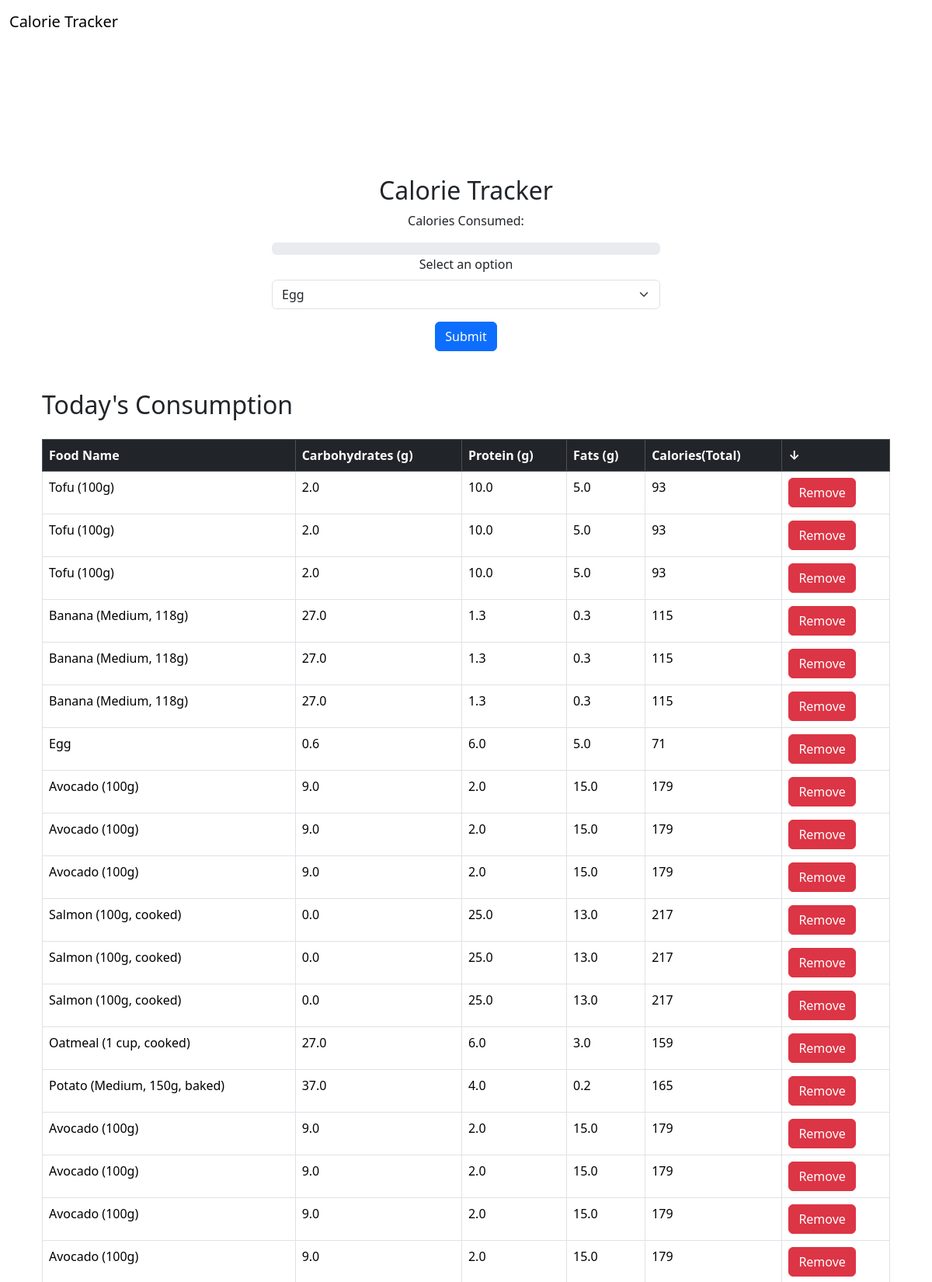
The app's page / (signed in, upper part) with its own data.
### myapp/models.py (models this page shows, shortened)
class Consume(models.Model):
    user=models.ForeignKey(User,on_delete=models.CASCADE)
    food_consume = models.ForeignKey(Food,on_delete=models.CASCADE)

class Food(models.Model):
    name = models.CharField(max_length=100)
    carbohydrates = models.FloatField()
    protein = models.FloatField()
    fats = models.FloatField()
    calories = models.IntegerField(editable=False)  # Ensure this is not user-editable

### myapp/views.py (the view)
# urls.py: path('', views.index,name='index'),
def index(request):
    total_calories = 0
    calorie_goal = 2000
    if request.method == "POST":
        food_consume = request.POST["food_consume"]
        consume = Food.objects.get(name=food_consume)
        user = request.user
        consume = Consume(user=user, food_consume=consume)
        consume.save()
        foods = Food.objects.all()
        consumed_items = Consume.objects.filter(user=request.user)
        total_calories = sum(item.food_consume.calories for item in consumed_items)
        calorie_goal = 2000  # Example goal
    else:
        foods = Food.objects.all()
    consumed_food=Consume.objects.filter(user=request.user)
    total_calories = 0
    calorie_goal = 2000
    return render(request, 'home.html', {'foods': foods,'consumed_food':consumed_food,'total_calories': total_calories,
    'calorie_goal': calorie_goal,})

### myapp/templates/home.html (shortened to what this page needs)
<!DOCTYPE html>
<html lang="en">
<head>
    <link href="https://cdn.jsdelivr.net/npm/bootstrap@5.3.3/dist/css/bootstrap.min.css" rel="stylesheet">
</head>
<body>
    <nav class="navbar navbar-expand-lg navbar-light bg-">
        <div class="container-fluid">
            <a class="navbar-brand" href="#">Calorie Tracker</a>
        </div>
    </nav>
    <div class="container mt-5">
        <br> <br>  <br>
        <div class="progress-container text-center">
            <h2>Calorie Tracker</h2>
            <p>Calories Consumed:
            </p>
            <div class="progress">
            </div>
        <form action="" method="POST">
            <div class="mb-3">
                <label for="exampleFormControlSelect1" class="form-label">Select an option</label>
                <select class="form-select" id="food_consume" name="food_consume">
                        {% for food in foods %}
                        <option value="{{food.name}}">{{food.name}}</option>
                        {% endfor %}
                </select>
            </div>
            <button type="submit" class="btn btn-primary">Submit</button>
        </form>
    </div>
    <div class="container mt-5">
        <h2 class="mb-4">Today's Consumption</h2>
        <div class="table-responsive">
            <table id="table" class="table table-bordered table-hover">
                <thead class="table-dark">
                    <tr>
                        <th>Food Name</th>
                        <th>Carbohydrates (g)</th>
                        <th>Protein (g)</th>
                        <th>Fats (g)</th>
                        <th>Calories(Total)</th>
                        <th>↓</th>
                    </tr>
                </thead>
                <tbody>
                    {% for who in consumed_food %}
                    <tr>
                        <td>{{who.food_consume.name}}</td>
                        <td>{{who.food_consume.carbohydrates}}</td>
                        <td>{{who.food_consume.protein}}</td>
                        <td>{{who.food_consume.fats}}</td>
                        <td>{{who.food_consume.calories}}</td>
                        <td><a class="btn btn-danger" href="{% url 'delete' who.id %}">Remove</a></td>
                    </tr>
                    {% endfor %}
                </tbody>
            </table>
        </div>
    </div>
</body>
</html>

### myapp/templates/home.html (style rules this page uses)
.progress-container { max-width: 500px; margin: 50px auto; }

### records on screen
Consume: food_consume.name "Tofu (100g)", food_consume.carbohydrates "2.0", food_consume.protein "10.0", food_consume.fats "5.0", food_consume.calories "93"
Consume: food_consume.name "Tofu (100g)", food_consume.carbohydrates "2.0", food_consume.protein "10.0", food_consume.fats "5.0", food_consume.calories "93"
Consume: food_consume.name "Tofu (100g)", food_consume.carbohydrates "2.0", food_consume.protein "10.0", food_consume.fats "5.0", food_consume.calories "93"
Consume: food_consume.name "Banana (Medium, 118g)", food_consume.carbohydrates "27.0", food_consume.protein "1.3", food_consume.fats "0.3", food_consume.calories "115"
Consume: food_consume.name "Banana (Medium, 118g)", food_consume.carbohydrates "27.0", food_consume.protein "1.3", food_consume.fats "0.3", food_consume.calories "115"
Consume: food_consume.name "Banana (Medium, 118g)", food_consume.carbohydrates "27.0", food_consume.protein "1.3", food_consume.fats "0.3", food_consume.calories "115"
Consume: food_consume.name "Egg", food_consume.carbohydrates "0.6", food_consume.protein "6.0", food_consume.fats "5.0", food_consume.calories "71"
Consume: food_consume.name "Avocado (100g)", food_consume.carbohydrates "9.0", food_consume.protein "2.0", food_consume.fats "15.0", food_consume.calories "179"
Consume: food_consume.name "Avocado (100g)", food_consume.carbohydrates "9.0", food_consume.protein "2.0", food_consume.fats "15.0", food_consume.calories "179"
Consume: food_consume.name "Avocado (100g)", food_consume.carbohydrates "9.0", food_consume.protein "2.0", food_consume.fats "15.0", food_consume.calories "179"
Consume: food_consume.name "Salmon (100g, cooked)", food_consume.carbohydrates "0.0", food_consume.protein "25.0", food_consume.fats "13.0", food_consume.calories "217"
Consume: food_consume.name "Salmon (100g, cooked)", food_consume.carbohydrates "0.0", food_consume.protein "25.0", food_consume.fats "13.0", food_consume.calories "217"
Consume: food_consume.name "Salmon (100g, cooked)", food_consume.carbohydrates "0.0", food_consume.protein "25.0", food_consume.fats "13.0", food_consume.calories "217"
Consume: food_consume.name "Oatmeal (1 cup, cooked)", food_consume.carbohydrates "27.0", food_consume.protein "6.0", food_consume.fats "3.0", food_consume.calories "159"
Consume: food_consume.name "Potato (Medium, 150g, baked)", food_consume.carbohydrates "37.0", food_consume.protein "4.0", food_consume.fats "0.2", food_consume.calories "165"
Consume: food_consume.name "Avocado (100g)", food_consume.carbohydrates "9.0", food_consume.protein "2.0", food_consume.fats "15.0", food_consume.calories "179"
Consume: food_consume.name "Avocado (100g)", food_consume.carbohydrates "9.0", food_consume.protein "2.0", food_consume.fats "15.0", food_consume.calories "179"
Consume: food_consume.name "Avocado (100g)", food_consume.carbohydrates "9.0", food_consume.protein "2.0", food_consume.fats "15.0", food_consume.calories "179"
Consume: food_consume.name "Avocado (100g)", food_consume.carbohydrates "9.0", food_consume.protein "2.0", food_consume.fats "15.0", food_consume.calories "179"

### other values on screen
form field food_consume "Egg"
